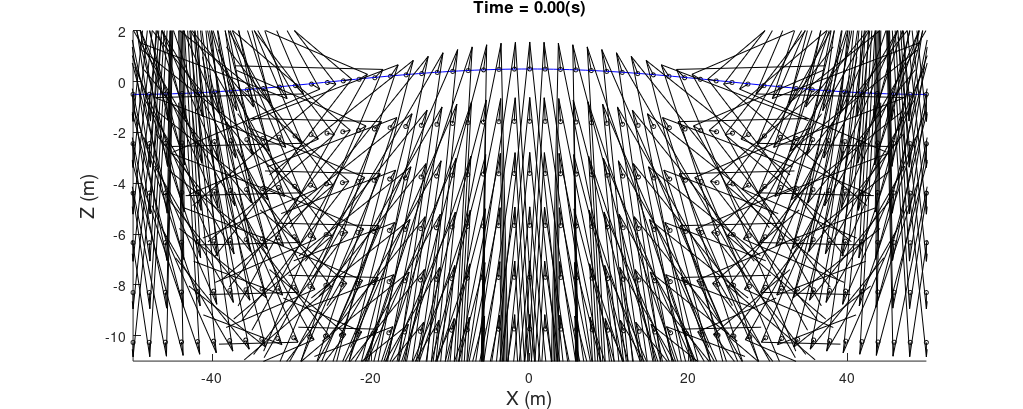

The MATLAB script that drew this image: (Note: this script raises an error after producing the figure.)
% Deep-Water Wave Motion without the Stokes Drift
% Created by Yu-Lin Tsai (NCU, Taiwan)

clc; clear; fclose all; close all;

% Physical Parameters
Amplitude = 0.5;
WaveLength = 100.0;
WavePeriod = 10.0;
WaterDepth = 100.0;

% Wave Number
WaveNumber = 2*pi/WaveLength;

% Angular Frequency
Freq = 2*pi/WavePeriod;

% Time Setep
Delta_T = WavePeriod/10;

[Ini_ParcelX, Ini_ParcelZ] = meshgrid(-50:2:50, -10:2:0);

DomainX = -200:1:200;

X0 = Ini_ParcelX;
Z0 = Ini_ParcelZ;

for k = [0:1:300]
    
    % Time Step
    t = Delta_T*k;
    
    % Free Surface Elevation
    Surf_Elev = Amplitude*cos(WaveNumber.*DomainX-Freq*t);
    
    % Parcel Motion Distance from the Parcel Centers
    Delta_X = -Amplitude.*exp(WaveNumber.*Z0).*sin(WaveNumber.*X0-Freq.*t);
    Delta_Z = Amplitude.*exp(WaveNumber.*Z0).*cos(WaveNumber.*X0-Freq.*t);

    clf;
    set(gcf,'units','normalized','position',[0.1 0.1 0.8 0.4],'PaperPositionMode','auto'); hold on;
    plot(X0+Delta_X,Z0+Delta_Z,'ko','MarkerSize',3);
    plot(DomainX, Surf_Elev,'b-');
    quiver(X0+Delta_X,Z0+Delta_Z,Delta_X,Delta_Z,0.4,'k-','MaxHeadSize',10.0);
    
    xlim([-50 50]); ylim([-11 2]);
    
    title(['Time = ', num2str(t,'%7.2f'), '(s)'],'fontsize',12);
    xlabel('X (m)','fontsize',14);
    ylabel('Z (m)','fontsize',14);
    ax = gca; ax.FontSize = 12;
    box on; set(gca,'Layer','top');
    
    out_filename = ['dw-nostokes' num2str(k,'%06d') '.png'];
    
    print('-dpng',out_filename);
    
end
